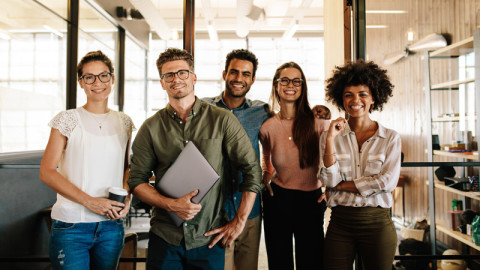
#> input picture image.jpg, 480 x 270 px
$ python face_extractor_image.py
#> lines starting #> are read from the running program, lines starting #| are printed output that depends on the picture
# this code extracts faces in an image and saves it in a folder
# an image can have multiple faces and this code will still work

# importing libraries
from PIL import Image
import numpy as np
import cv2

# the haarcascase file, please download it from here https://github.com/avelino/python-opencv-detect/blob/master/haarcascade_frontalface_alt.xml
faceCascade = cv2.CascadeClassifier('haarcascade_frontalface_alt.xml')

img = cv2.imread('image.jpg')
#> img is the input picture: shape (270, 480, 3); mean B, G, R 118.5, 131.9, 144.1

gray = cv2.cvtColor(img, cv2.COLOR_BGR2GRAY)
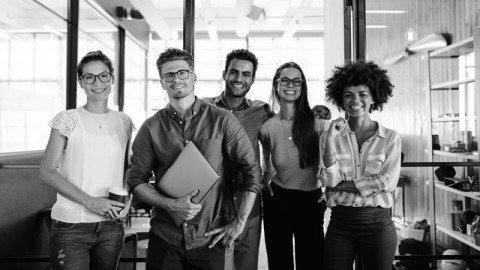
#> gray: shape (270, 480); min 0, max 255, mean 134
faces = faceCascade.detectMultiScale(
    gray,
    scaleFactor=1.1,
    minNeighbors=5,
    minSize=(30, 30),
    flags = cv2.CASCADE_SCALE_IMAGE
)
#> faces = [[221, 59, 37, 37], [77, 61, 41, 41], [337, 81, 38, 38], [156, 58, 45, 45]]

print ("Found {0} faces!".format(len(faces)))
#| Found 4 faces!

d=0

# padding essentials makes the extracted images look better
padding = 50

# Draw a rectangle around the faces and crop face
for (x, y, w, h) in faces:

    #cv2.rectangle(img, (x, y), (x+w, y+h), (0, 255, 25), 2)
    cropped = img[y-padding:y+h+padding,x-padding:x+w+padding]
    dim = (400, 400)
    # resize image
    cropped = cv2.resize(cropped, dim, interpolation = cv2.INTER_AREA)
    filename = "cropped_%d.jpg"%d
    cv2.imwrite(filename,cropped)
    d+=1
#> this loop made 4 passes
#> pass 1, `cropped = img[y-padding:y+h+padding,x-padding:x+w+padding]`:
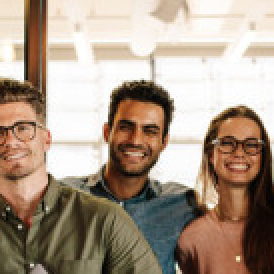
#> cropped: shape (137, 137, 3) (shown 2 times larger); mean B, G, R 136.5, 152.8, 170.3
#> pass 1, `cropped = cv2.resize(cropped, dim, interpolation = cv2.INTER_AREA)`:
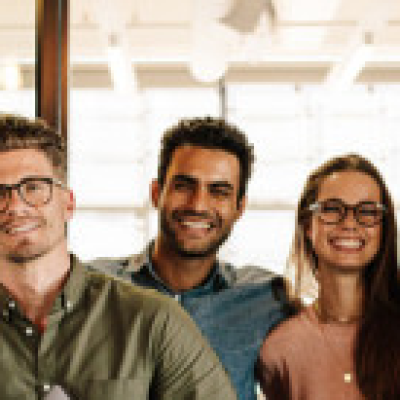
#> cropped: shape (400, 400, 3); mean B, G, R 136.4, 152.7, 170.3
#> pass 2, `cropped = img[y-padding:y+h+padding,x-padding:x+w+padding]`:
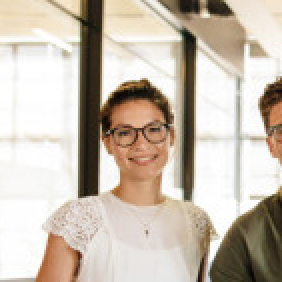
#> cropped: shape (141, 141, 3) (shown 2 times larger); mean B, G, R 175.6, 189, 199.9
#> pass 2, `cropped = cv2.resize(cropped, dim, interpolation = cv2.INTER_AREA)`:
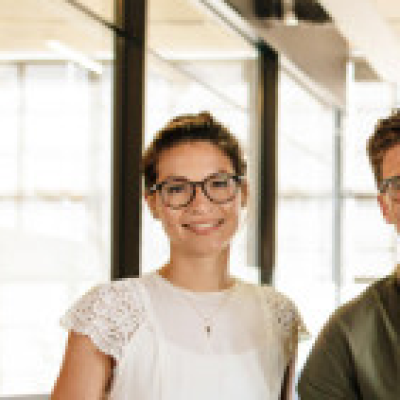
#> cropped: shape (400, 400, 3); mean B, G, R 175.6, 188.9, 199.9
#> after the loop, d = 4

#cv2.imshow("Faces found" ,img)
#cv2.waitKey(0)
